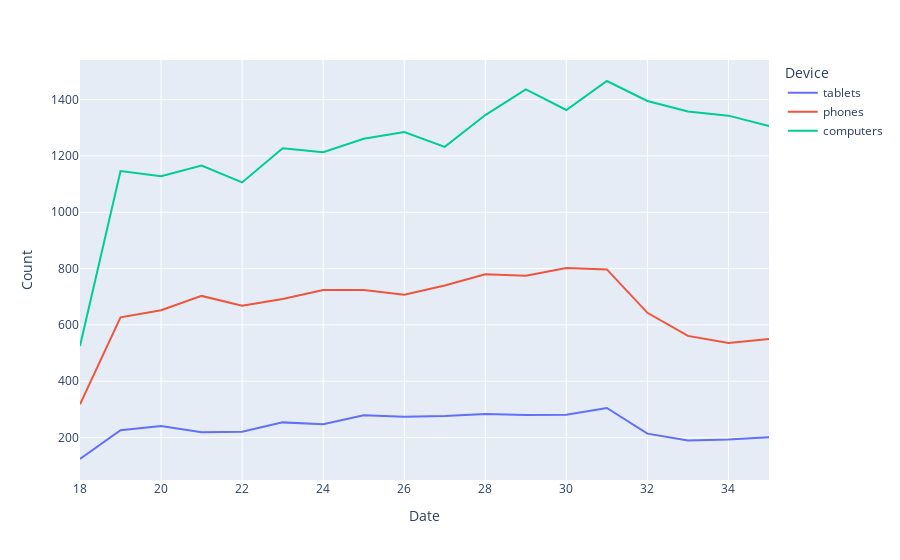

The cell this chart's notebook holds for it:
### Markdown cell above
SELECT DATE_TRUNC('week', occurred_at) AS week,
       COUNT(DISTINCT e.user_id) AS weekly_active_users,
       COUNT(DISTINCT CASE WHEN e.device IN ('macbook pro','lenovo thinkpad','macbook air','dell inspiron notebook',
          'asus chromebook','dell inspiron desktop','acer aspire notebook','hp pavilion desktop','acer aspire desktop','mac mini')
          THEN e.user_id ELSE NULL END) AS computer,
       COUNT(DISTINCT CASE WHEN e.device IN ('iphone 5','samsung galaxy s4','nexus 5','iphone 5s','iphone 4s','nokia lumia 635',
       'htc one','samsung galaxy note','amazon fire phone') THEN e.user_id ELSE NULL END) AS phone,
        COUNT(DISTINCT CASE WHEN e.device IN ('ipad air','nexus 7','ipad mini','nexus 10','kindle fire','windows surface',
        'samsumg galaxy tablet') THEN e.user_id ELSE NULL END) AS tablet
  FROM tutorial.yammer_events e
 WHERE e.event_type = 'engagement'
   AND e.event_name = 'login'
 GROUP BY 1
 ORDER BY 1
LIMIT 100

### Code cell
import pandas as pd
import plotly.express as px
#read in the files to be used
events = pd.read_csv('events.csv')
users = pd.read_csv('users.csv')

events = events[(events['event_type'].str.match('engagement')) & (events['event_name'].str.match('login'))]
#slice of time frame near drop in engagement and slice users of only 3 top clients
#book pro', 'laptops', case = False)
events['device'] = events['device'].str.replace('acer aspire notebook', 'computers', case = False)
events['device'] = events['device'].str.replace('dell inspiron notebook', 'computers', case = False)
events['device'] = events['device'].str.replace('lenovo thinkpad', 'computers', case = False)
events['device'] = events['device'].str.replace('macbook air', 'computers', case = False)
events['device'] = events['device'].str.replace('asus chromebook', 'computers', case = False)
events['device'] = events['device'].str.replace('acer aspire desktop', 'computers', case = False)
events['device'] = events['device'].str.replace('dell inspiron desktop', 'computers', case = False)
events['device'] = events['device'].str.replace('hp pavilion desktop', 'computers', case = False)
events['device'] = events['device'].str.replace('mac mini', 'computers', case = False)
events['device'] = events['device'].str.replace('macbook pro', 'computers', case = False)


events['device'] = events['device'].str.replace('iphone 5', 'phones', case = False)
events['device'] = events['device'].str.replace('amazon fire phone', 'phones', case = False)
events['device'] = events['device'].str.replace('htc one', 'phones', case = False)
events['device'] = events['device'].str.replace('iphone 4s', 'phones', case = False)
events['device'] = events['device'].str.replace('nexus 5', 'phones', case = False)
events['device'] = events['device'].str.replace('iphone 5s', 'phones', case = False)
events['device'] = events['device'].str.replace('samsung galaxy s4', 'phones', case = False)
events['device'] = events['device'].str.replace('nokia lumia 635', 'phones', case = False)
events['device'] = events['device'].str.replace('samsung galaxy note', 'phones', case = False)
events['device'] = events['device'].str.replace('phoness', 'phones', case = False)

events['device'] = events['device'].str.replace('windows surface', 'tablets', case = False)
events['device'] = events['device'].str.replace('kindle fire', 'tablets', case = False)
events['device'] = events['device'].str.replace('ipad air', 'tablets', case = False)
events['device'] = events['device'].str.replace('ipad mini', 'tablets', case = False)
events['device'] = events['device'].str.replace('nexus 7', 'tablets', case = False)
events['device'] = events['device'].str.replace('samsumg galaxy tablet', 'tablets', case = False)
events['device'] = events['device'].str.replace('nexus 10', 'tablets', case = False)
events['device'] = events['device'].str.replace('samsung galaxy tablet', 'tablets', case = False)


#merge files
results = events.merge(users, left_on='user_id', right_on='user_id')

#filter for 'engagement' only
results = results[results['event_type'].str.match('engagement')]

#change timestamp to useful date
results["occurred_at"] = pd.to_datetime(results["occurred_at"]).dt.week

#group & count each companies engagement per day
df2 = results.groupby(['occurred_at', 'device'])['company_id'].count()

#flatten the file
df2 = df2.reset_index()

#sort to retrieve the top 8
df = df2.sort_values(by=['occurred_at'], ascending=False)

#rename columns
df.columns=['Date', 'Device', 'Count']

fig = px.line(df, x='Date', y='Count', color='Device', labels={'y':'#users'})
fig.show()

### Figure 1 — Plotly figure (JSON) as saved in the notebook; plotly's stock layout.template omitted (floating-point values rounded to 4 significant figures)
{"data": [{"hoverlabel": {"namelength": 0}, "hovertemplate": "Device=tablets<br>Date=%{x}<br>Count=%{y}", "legendgroup": "tablets", "line": {"color": "#636efa", "dash": "solid"}, "mode": "lines", "name": "tablets", "showlegend": true, "type": "scatter", "x": [35, 34, 33, 32, 31, 30, 29, 28, 27, 26, 25, 24, 23, 22, 21, 20, 19, 18], "xaxis": "x", "y": [201, 193, 190, 214, 305, 281, 280, 284, 277, 274, 279, 247, 254, 221, 219, 241, 226, 124], "yaxis": "y"}, {"hoverlabel": {"namelength": 0}, "hovertemplate": "Device=phones<br>Date=%{x}<br>Count=%{y}", "legendgroup": "phones", "line": {"color": "#EF553B", "dash": "solid"}, "mode": "lines", "name": "phones", "showlegend": true, "type": "scatter", "x": [35, 34, 33, 32, 31, 30, 29, 28, 27, 26, 25, 24, 23, 22, 21, 20, 19, 18], "xaxis": "x", "y": [550, 536, 561, 643, 797, 802, 775, 780, 740, 707, 724, 724, 692, 668, 703, 652, 627, 318], "yaxis": "y"}, {"hoverlabel": {"namelength": 0}, "hovertemplate": "Device=computers<br>Date=%{x}<br>Count=%{y}", "legendgroup": "computers", "line": {"color": "#00cc96", "dash": "solid"}, "mode": "lines", "name": "computers", "showlegend": true, "type": "scatter", "x": [35, 34, 33, 32, 31, 30, 29, 28, 27, 26, 25, 24, 23, 22, 21, 20, 19, 18], "xaxis": "x", "y": [1306, 1343, 1358, 1395, 1466, 1363, 1436, 1345, 1232, 1285, 1261, 1213, 1227, 1106, 1166, 1128, 1146, 525], "yaxis": "y"}], "layout": {"legend": {"title": {"text": "Device"}, "tracegroupgap": 0}, "margin": {"t": 60}, "xaxis": {"anchor": "y", "domain": [0, 1], "title": {"text": "Date"}}, "yaxis": {"anchor": "x", "domain": [0, 1], "title": {"text": "Count"}}}}
